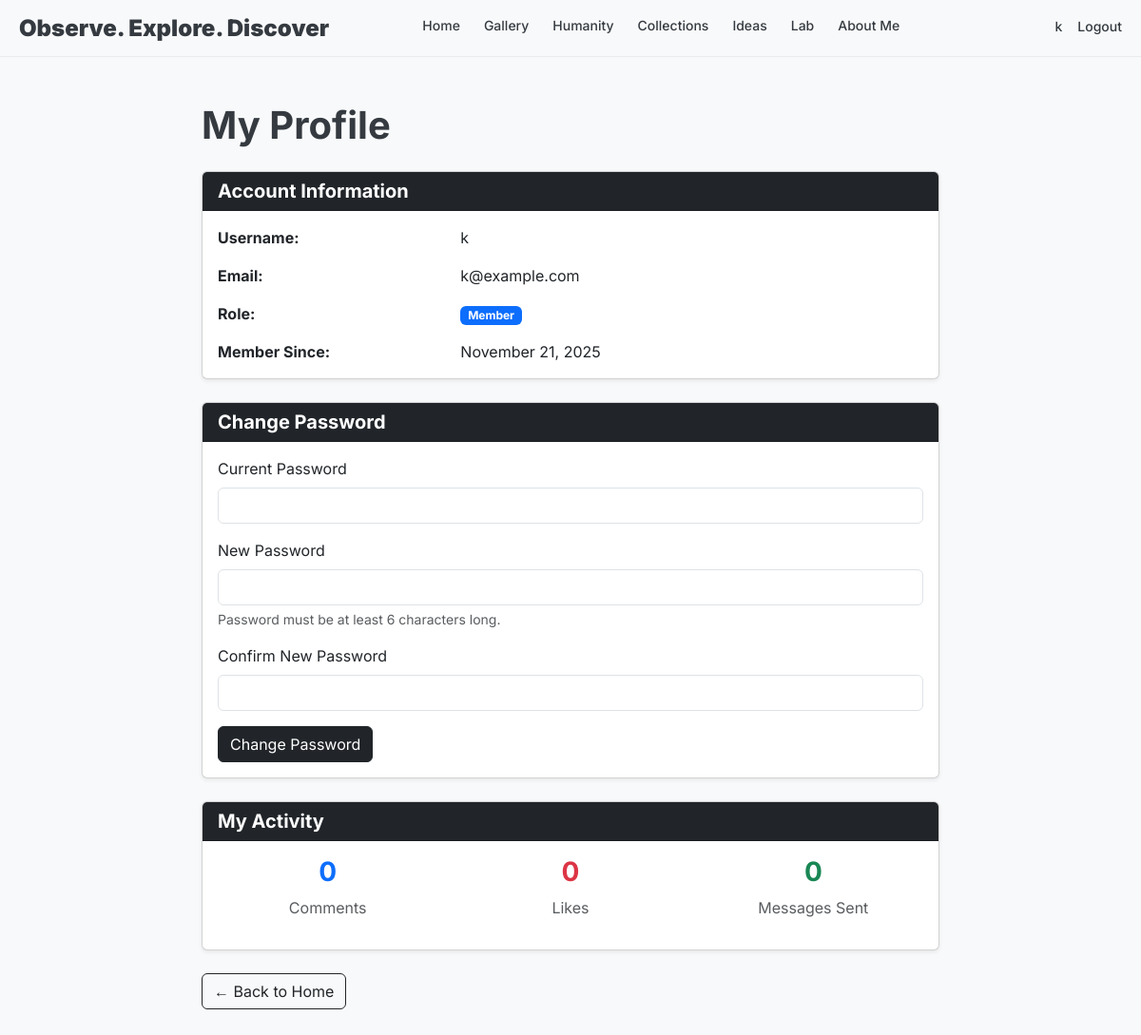
The app's page /profile (signed in) with its own data.
### mySite/app.py (models this page shows, shortened)
class User(UserMixin, db.Model):
    id = db.Column(db.Integer, primary_key=True)
    username = db.Column(db.String(80), unique=True, nullable=False)
    email = db.Column(db.String(120), unique=True, nullable=False)
    password_hash = db.Column(db.String(128), nullable=False)
    role = db.Column(db.String(20), default="reader")  # 'admin', 'member', or 'reader'
    created_at = db.Column(db.DateTime, default=datetime.utcnow)
    is_active = db.Column(db.Boolean, default=True)
    def is_admin(self):
        return self.role == "admin"
    def is_member(self):
        return self.role in ["admin", "member"]

### mySite/app.py (the view, shortened to what this page needs)
@app.route("/profile", methods=["GET", "POST"])
@login_required
def profile():
    return render_template("profile.html")

### mySite/app.py (called while the page is built)
@login_manager.user_loader
def load_user(user_id):
    return User.query.get(int(user_id))

### mySite/templates/profile.html (shortened to what this page needs)
{% extends "base.html" %}
{% block content %}
<div class="container mt-5 mb-5" style="max-width: 800px;">
    <h1 class="mb-4">My Profile</h1>
    <div class="card mb-4 shadow-sm">
        <div class="card-header bg-dark text-white">
            <h5 class="mb-0">Account Information</h5>
        </div>
        <div class="card-body">
            <div class="row mb-3">
                <div class="col-md-4"><strong>Username:</strong></div>
                <div class="col-md-8">{{ current_user.username }}</div>
            </div>
            <div class="row mb-3">
                <div class="col-md-4"><strong>Email:</strong></div>
                <div class="col-md-8">{{ current_user.email }}</div>
            </div>
            <div class="row mb-3">
                <div class="col-md-4"><strong>Role:</strong></div>
                <div class="col-md-8">
                    <span
                        class="badge bg-{{ 'danger' if current_user.role == 'admin' else 'primary' if current_user.role == 'member' else 'secondary' }}">
                        {{ current_user.role.title() }}
                    </span>
                </div>
            </div>
            <div class="row">
                <div class="col-md-4"><strong>Member Since:</strong></div>
                <div class="col-md-8">{{ current_user.created_at.strftime('%B %d, %Y') }}</div>
            </div>
        </div>
    </div>
    <div class="card shadow-sm">
        <div class="card-header bg-dark text-white">
            <h5 class="mb-0">Change Password</h5>
        </div>
        <div class="card-body">
            <form method="POST" action="{{ url_for('profile') }}">
                <div class="mb-3">
                    <label for="current_password" class="form-label">Current Password</label>
                    <input type="password" class="form-control" id="current_password" name="current_password" required>
                </div>
                <div class="mb-3">
                    <label for="new_password" class="form-label">New Password</label>
                    <input type="password" class="form-control" id="new_password" name="new_password" required
                        minlength="6">
                    <div class="form-text">Password must be at least 6 characters long.</div>
                </div>
                <div class="mb-3">
                    <label for="confirm_password" class="form-label">Confirm New Password</label>
                    <input type="password" class="form-control" id="confirm_password" name="confirm_password" required>
                </div>
                <button type="submit" class="btn btn-dark">Change Password</button>
            </form>
        </div>
    </div>
    {% if current_user.is_member() %}
    <div class="card mt-4 shadow-sm">
        <div class="card-header bg-dark text-white">
            <h5 class="mb-0">My Activity</h5>
        </div>
        <div class="card-body">
            <div class="row text-center">
                <div class="col-md-4 mb-3">
                    <h3 class="text-primary">{{ current_user.comments|length }}</h3>
                    <p class="text-muted mb-0">Comments</p>
                </div>
                <div class="col-md-4 mb-3">
                    <h3 class="text-danger">{{ current_user.likes|length }}</h3>
                    <p class="text-muted mb-0">Likes</p>
                </div>
                <div class="col-md-4 mb-3">
                    <h3 class="text-success">{{ current_user.messages|length }}</h3>
                    <p class="text-muted mb-0">Messages Sent</p>
                </div>
            </div>
        </div>
    </div>
    {% endif %}
    <div class="mt-4">
        <a href="{{ url_for('index') }}" class="btn btn-outline-dark">← Back to Home</a>
    </div>
</div>
{% endblock %}

### mySite/templates/base.html (shortened to what this page needs)
<!DOCTYPE html>
<html lang="en">
<head>
    <link href="https://cdn.jsdelivr.net/npm/bootstrap@5.3.3/dist/css/bootstrap.min.css" rel="stylesheet">
    <link href="{{ url_for('static', filename='css/style.css') }}" rel="stylesheet">
</head>
<body>
    <header class="site-header">
        <div class="header-container">
            <div class="logo">Observe. Explore. Discover</div>
            <div class="main-nav">
                <a href="{{ url_for('index') }}"
                    class="{% if request.endpoint == 'index' %}nav-active{% endif %}">Home</a>
                <a href="{{ url_for('gallery') }}"
                    class="{% if request.endpoint == 'gallery' %}nav-active{% endif %}">Gallery</a>
                <a href="{{ url_for('blog_index') }}"
                    class="{% if request.endpoint and ('blog' in request.endpoint or request.endpoint in ['post', 'create', 'edit']) %}nav-active{% endif %}">Humanity</a>
                <a href="{{ url_for('collections') }}"
                    class="{% if request.endpoint == 'collections' %}nav-active{% endif %}">Collections</a>
                <a href="{{ url_for('ideas') }}"
                    class="{% if request.endpoint == 'ideas' %}nav-active{% endif %}">Ideas</a>
                <a href="{{ url_for('lab') }}">Lab</a>
                <a href="{{ url_for('about') }}" class="{% if request.endpoint == 'about' %}nav-active{% endif %}">About
                    Me</a>
            </div>
            <div class="nav-icons ms-4">
                {% if current_user.is_authenticated %}
                <a href="{{ url_for('profile') }}" class="ms-3"
                    style="color: #343a40; text-decoration: none; font-weight: 500; font-size: 14px; padding-bottom: 5px;">
                    {{ current_user.username }}
                </a>
                <a href="{{ url_for('logout') }}" class="ms-3"
                    style="color: #343a40; text-decoration: none; font-weight: 500; font-size: 14px; padding-bottom: 5px;">Logout</a>
                {% endif %}
            </div>
        </div>
    </header>
    {% block content %}{% endblock %}
</body>
</html>

### mySite/static/css/style.css (style rules this page uses)
body { font-family: 'Inter', sans-serif; background-color: #f8f9fa; color: #343a40; margin: 0; padding: 0; overflow-x: hidden; }
h1, h2, h3, h4, h5, h6 { font-weight: 700; }
a { text-decoration: none; color: inherit; transition: color 0.2s ease; }
.site-header { background-color: rgba(248, 249, 250, 0.95); backdrop-filter: blur(5px); border-bottom: 1px solid #e9ecef; padding: 0 20px; height: 60px; display: flex; align-items: center; justify-content: space-between; position: sticky; top: 0; z-index: 1000; width: 100%; }
.header-container { display: flex; justify-content: space-between; align-items: center; width: 100%; max-width: 1400px; margin: 0 auto; }
.logo { font-size: 24px; font-weight: 900; white-space: nowrap; flex-shrink: 0; }
.main-nav { display: flex; align-items: center; flex-wrap: nowrap; }
.main-nav a { color: #343a40; text-decoration: none; font-weight: 500; margin-right: 25px; font-size: 14px; white-space: nowrap; padding-bottom: 5px; border-bottom: 2px solid transparent; transition: border-color 0.2s ease; }
.nav-icons { display: flex; }

### records on screen
User: username "k", email "k@example.com", role "Member", created_at "November 21, 2025"

### other values on screen
{{ current_user.comments|length }} "0"
{{ current_user.likes|length }} "0"
{{ current_user.messages|length }} "0"
